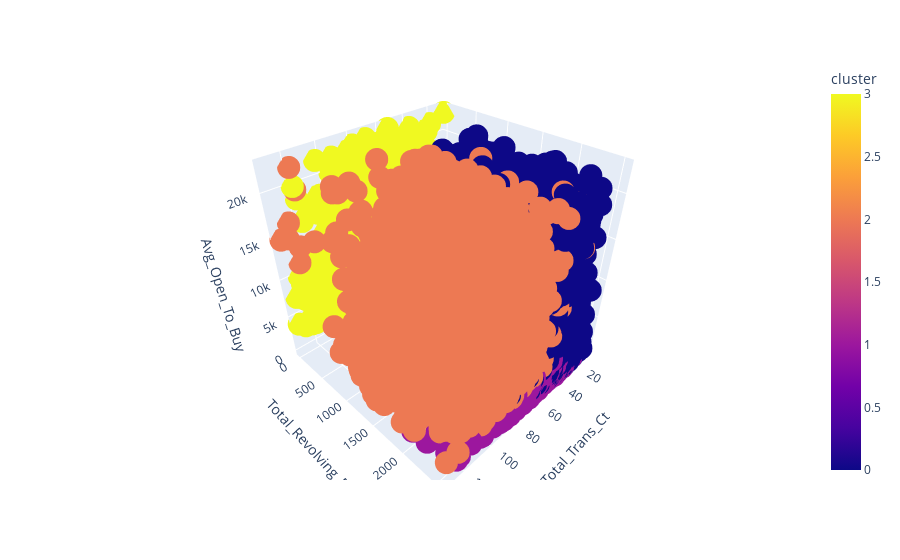

Source (notebook cell):
### Code cell
fig = px.scatter_3d(data_no_outliers, x = 'Total_Trans_Ct',
y = 'Total_Revolving_Bal',
z = 'Avg_Open_To_Buy',
color = 'cluster')

fig.show()

### Figure 1 — Plotly figure (JSON) as saved in the notebook; plotly's stock layout.template omitted (floating-point values rounded to 4 significant figures; data arrays with more than 128 entries replaced by an {"elided": "..."} marker saying what was removed)
{"data": [{"hovertemplate": "Total_Trans_Ct=%{x}<br>Total_Revolving_Bal=%{y}<br>Avg_Open_To_Buy=%{z}<br>cluster=%{marker.color}<extra></extra>", "legendgroup": "", "marker": {"color": {"elided": "9161 int values"}, "coloraxis": "coloraxis", "symbol": "circle"}, "mode": "markers", "name": "", "scene": "scene", "showlegend": false, "type": "scatter3d", "x": {"elided": "9161 int values"}, "y": {"elided": "9161 int values"}, "z": {"elided": "9161 float values"}}], "layout": {"coloraxis": {"colorbar": {"title": {"text": "cluster"}}, "colorscale": [[0, "#0d0887"], [0.1111, "#46039f"], [0.2222, "#7201a8"], [0.3333, "#9c179e"], [0.4444, "#bd3786"], [0.5556, "#d8576b"], [0.6667, "#ed7953"], [0.7778, "#fb9f3a"], [0.8889, "#fdca26"], [1, "#f0f921"]]}, "legend": {"tracegroupgap": 0}, "margin": {"t": 60}, "scene": {"domain": {"x": [0, 1], "y": [0, 1]}, "xaxis": {"title": {"text": "Total_Trans_Ct"}}, "yaxis": {"title": {"text": "Total_Revolving_Bal"}}, "zaxis": {"title": {"text": "Avg_Open_To_Buy"}}}}}
